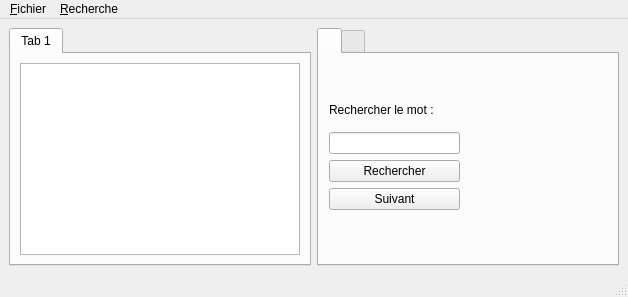
<?xml version="1.0" encoding="UTF-8"?>
<ui version="4.0">
 <class>MainWindow</class>
 <widget class="QMainWindow" name="MainWindow">
  <property name="geometry">
   <rect>
    <x>0</x>
    <y>0</y>
    <width>628</width>
    <height>297</height>
   </rect>
  </property>
  <property name="windowTitle">
   <string>MainWindow</string>
  </property>
  <widget class="QWidget" name="centralwidget">
   <layout class="QHBoxLayout" name="horizontalLayout">
    <item>
     <widget class="QTabWidget" name="tabWidget">
      <property name="currentIndex">
       <number>0</number>
      </property>
      <widget class="QWidget" name="tab">
       <attribute name="title">
        <string>Tab 1</string>
       </attribute>
       <layout class="QVBoxLayout" name="verticalLayout">
        <item>
         <widget class="QTextEdit" name="textEdit"/>
        </item>
       </layout>
      </widget>
     </widget>
    </item>
    <item>
     <widget class="QTabWidget" name="tabWidget">
      <property name="currentIndex">
       <number>0</number>
      </property>
      <widget class="QWidget" name="tabWidgetPage1">
       <attribute name="title">
        <string/>
       </attribute>
       <widget class="QWidget" name="layoutWidget">
        <property name="geometry">
         <rect>
          <x>10</x>
          <y>40</y>
          <width>131</width>
          <height>116</height>
         </rect>
        </property>
        <layout class="QVBoxLayout" name="verticalLayout_2">
         <item>
          <widget class="QLabel" name="label">
           <property name="text">
            <string>Rechercher le mot :</string>
           </property>
          </widget>
         </item>
         <item>
          <widget class="QLineEdit" name="lineEdit"/>
         </item>
         <item>
          <widget class="QPushButton" name="pushButton_Rech">
           <property name="text">
            <string>Rechercher</string>
           </property>
          </widget>
         </item>
         <item>
          <widget class="QPushButton" name="pushButton_Suiv">
           <property name="text">
            <string>Suivant</string>
           </property>
          </widget>
         </item>
        </layout>
       </widget>
      </widget>
      <widget class="QWidget" name="tabWidgetPage2">
       <attribute name="title">
        <string/>
       </attribute>
       <layout class="QVBoxLayout" name="verticalLayout_3">
        <item>
         <widget class="QLabel" name="label_2">
          <property name="text">
           <string>Remplacer :</string>
          </property>
         </widget>
        </item>
        <item>
         <widget class="QLineEdit" name="lineEdit_rempla"/>
        </item>
        <item>
         <widget class="QLabel" name="label_3">
          <property name="text">
           <string>Par : </string>
          </property>
         </widget>
        </item>
        <item>
         <widget class="QLineEdit" name="lineEdit_Par"/>
        </item>
        <item>
         <widget class="QPushButton" name="pushButton_Remplacer">
          <property name="text">
           <string>Remplacer</string>
          </property>
         </widget>
        </item>
       </layout>
      </widget>
     </widget>
    </item>
   </layout>
  </widget>
  <widget class="QMenuBar" name="menubar">
   <property name="geometry">
    <rect>
     <x>0</x>
     <y>0</y>
     <width>628</width>
     <height>23</height>
    </rect>
   </property>
   <widget class="QMenu" name="menu_Fichier">
    <property name="title">
     <string>&amp;Fichier</string>
    </property>
    <widget class="QMenu" name="menu_R_cent">
     <property name="title">
      <string>&amp;Récent</string>
     </property>
     <addaction name="action_newrecent"/>
    </widget>
    <addaction name="action_Ouvrir"/>
    <addaction name="action_Sauver"/>
    <addaction name="menu_R_cent"/>
   </widget>
   <widget class="QMenu" name="menu_Recherche">
    <property name="title">
     <string>&amp;Recherche</string>
    </property>
    <addaction name="action_Chercher"/>
    <addaction name="action_Remplacer"/>
   </widget>
   <addaction name="menu_Fichier"/>
   <addaction name="menu_Recherche"/>
  </widget>
  <widget class="QStatusBar" name="statusbar"/>
  <action name="action_Ouvrir">
   <property name="text">
    <string>&amp;Ouvrir</string>
   </property>
  </action>
  <action name="action_Sauver">
   <property name="text">
    <string>&amp;Sauver</string>
   </property>
  </action>
  <action name="action_Chercher">
   <property name="text">
    <string>&amp;Chercher </string>
   </property>
  </action>
  <action name="action_Remplacer">
   <property name="text">
    <string>&amp;Remplacer</string>
   </property>
  </action>
  <action name="action_newrecent">
   <property name="text">
    <string>&amp;newrecent</string>
   </property>
  </action>
 </widget>
 <resources/>
 <connections/>
</ui>
